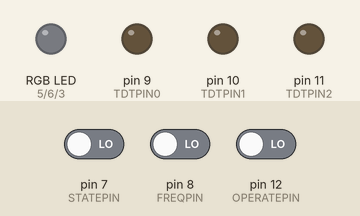
The sketch below on a simulated Arduino Uno, built with avr-gcc and run on an emulated ATmega328P. On the bench: an RGB LED mixed from three pins (HIGH = lit), output pins drawn as LEDs (lit = HIGH). Dashed ring = blinking. The test bench sets the inputs (shaded band); at power-on: pin 7 (STATEPIN) LOW, pin 8 (FREQPIN) LOW, pin 12 (OPERATEPIN) LOW.

Above: at 1.2 s.
1.3 s: pin 7 (STATEPIN) driven HIGH
At 1.55 s:
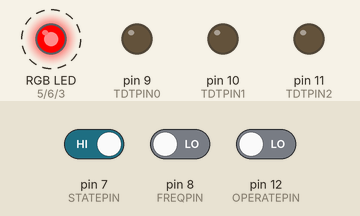
4.3 s: pin 8 (FREQPIN) driven HIGH
At 4.55 s:
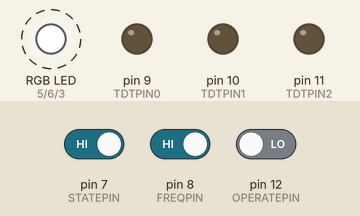
6.1 s: pin 12 (OPERATEPIN) driven HIGH
At 9.5 s:
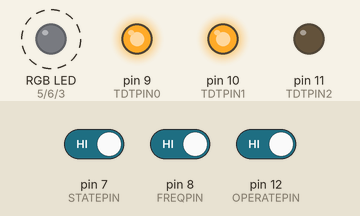
Timing chart, 0 to 61.6 s (numbered marks = the images above; inputs shaded):
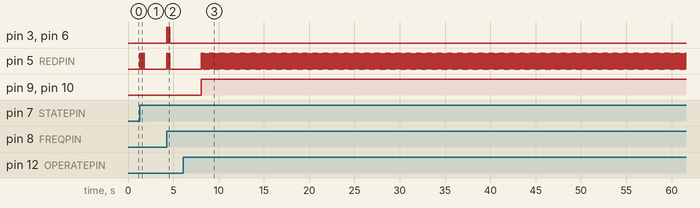

The sketch:

20210714-RGBLED-freq_mod-adv_freq.ino
```cpp
#define off 0
#define pw 1
#define cw 2
#define REDPIN 5
#define GREENPIN 6
#define BLUEPIN 3
#define FREQPIN 8 //jgshin Add
#define STATEPIN 7 //jgshin Add
#define OPERATEPIN 12 // jgshin ADD
#define TDTPIN0 9
#define TDTPIN1 10 //jgshin Add
#define TDTPIN2 11 //jgshin Add
//0h: LED off
//1h: green PW, 2h: green CW
//3h: red PW,   4h: red CW
//5h: blue PW,  6h: blue CW


//boolean bRST = false;
boolean bSTATE = false;
boolean bOPERATE = false;
boolean bFREQ = false;
int state_n = 0; // 0: Green, 1: Red, 2: Blue
int freq_n = 0; // 0: 40Hz, 1: 19Hz, 2: 9Hz, 3: 6Hz
int out_pin = GREENPIN; //Default greenpin
int frequency = 40; //Unit: Hz, it should be over 1 Hz.
int half_period_mil = 1000 / frequency / 2; // (1sec / frequency)
int half_period_micro = (1000000 / frequency / 2) % 1000;
//unsigned long period_half_int = period/2

//EXPERIMENT PARAMETERS
unsigned long active_time = 10; //Unit: sec.
int number_epoc = 360; //(Number_subexp) times ON/OFF
unsigned long resting_time = 0; //Unit: sec.

//TEST PARAMETERS
//int active_time = 1; //Unit: sec.
//int number_epoc = 3; //(Number_subexp) times ON/OFF
//int resting_time = 3; //Unit: sec.


void setup() {
  pinMode(REDPIN, OUTPUT);
  pinMode(GREENPIN, OUTPUT);
  pinMode(BLUEPIN, OUTPUT);
  pinMode(TDTPIN0, OUTPUT);
  pinMode(TDTPIN1, OUTPUT);
  pinMode(TDTPIN2, OUTPUT);
  pinMode(FREQPIN, INPUT);
  pinMode(STATEPIN, INPUT);
  pinMode(OPERATEPIN, INPUT);
  digitalWrite(REDPIN, LOW);
  digitalWrite(GREENPIN, LOW);
  digitalWrite(BLUEPIN, LOW);
}


void loop() {
  if(digitalRead(STATEPIN) == HIGH){
    if(bSTATE == false){
      bSTATE = true;
      state_n = (state_n + 1) % 3;
      stateRef();
    }
  }
  else{
    bSTATE = false;
  }

  if(digitalRead(OPERATEPIN) == HIGH){
    if(bOPERATE == false){
      bOPERATE = true;
      operationCode();
    }
  }
  else{
    bOPERATE = false;
  }

  if(digitalRead(FREQPIN) == HIGH){
    if(bFREQ == false){
      bFREQ = true;
      freq_n = (freq_n + 1) % 4;
      freqRef();
    }
  }
  else{
    bFREQ = false;
  }
}


void freqRef(){
  switch(freq_n){ // 0: 40Hz, 1: 19Hz, 2: 9Hz, 3: 6Hz
    case 0: frequency = 40; half_period_mil = (1000/frequency)/2;  half_period_micro = (1000000 / frequency / 2) % 1000; break;
    case 1: frequency = 19; half_period_mil = (1000/frequency)/2; half_period_micro = (1000000 / frequency / 2) % 1000; break;
    case 2: frequency = 9; half_period_mil = (1000/frequency)/2; half_period_micro = (1000000 / frequency / 2) % 1000; break;
    case 3: frequency = 6; half_period_mil = (1000/frequency)/2; half_period_micro = (1000000 / frequency / 2) % 1000; break;
    default: frequency = 40; half_period_mil = (1000/frequency)/2; half_period_micro = (1000000 / frequency / 2) % 1000; break;
  }


  for (int i = 0; i < freq_n+1 ; i++) {
      digitalWrite(REDPIN, HIGH);
      digitalWrite(GREENPIN, HIGH);
      digitalWrite(BLUEPIN, HIGH);
      delay(100);
      digitalWrite(REDPIN, LOW);
      digitalWrite(GREENPIN, LOW);
      digitalWrite(BLUEPIN, LOW);
      delay(100);
  }

}

void operationCode(){
  delay(2000);
  pwOp();
//  resting();
//  cwOp();
//  resting();
  endRef();
}


void pwOp2(){
  for(int epoc_i = 0; epoc_i < number_epoc; epoc_i++){
    prtOut(pw);
    for(int count = 0 ; count < active_time*frequency; count++){        // LED pulse operation 10 seconds
        digitalWrite(out_pin,HIGH);
        delay(half_period_mil);
        delayMicroseconds(half_period_micro);
        digitalWrite(out_pin,LOW);
        delay(half_period_mil);
        delayMicroseconds(half_period_micro);
    }
    prtOut(off);                              // LED off 10seconds
    delay(active_time * 1000);
  }
}


void pwOp(){
  for(int epoc_i = 0; epoc_i < number_epoc; epoc_i++){
    prtOut(pw);
    for(int count = 0 ; count < active_time*frequency; count++){
        digitalWrite(out_pin,HIGH);
        delay(half_period_mil);
        delayMicroseconds(half_period_micro);
        digitalWrite(out_pin,LOW);
        delay(half_period_mil);
        delayMicroseconds(half_period_micro);
    }
//    prtOut(off);
//    delay(active_time * 1000);
  }
}

void cwOp(){
  for(int epoc_i = 0; epoc_i < number_epoc; epoc_i++){
    prtOut(cw);
    digitalWrite(out_pin, HIGH);
    delay(active_time*1000);
    prtOut(off);
    digitalWrite(out_pin, LOW);
    delay(active_time*1000);
  }
}

void resting(){
  delay(resting_time*1000);
}


void prtOut(int state){
  if(state == pw){
    switch(state_n){
      case 0: digitalWrite(TDTPIN2, LOW); digitalWrite(TDTPIN1, LOW); digitalWrite(TDTPIN0, HIGH); break; //1h: green PW
      case 1: digitalWrite(TDTPIN2, LOW); digitalWrite(TDTPIN1, HIGH); digitalWrite(TDTPIN0, HIGH); break; //3h: red PW
      case 2: digitalWrite(TDTPIN2, HIGH); digitalWrite(TDTPIN1, LOW); digitalWrite(TDTPIN0, HIGH); break; //5h: blue PW
      default:digitalWrite(TDTPIN2, LOW); digitalWrite(TDTPIN1, LOW); digitalWrite(TDTPIN0, HIGH);  break; //1h: green PW
    }
  }
  else if (state == cw){
    switch(state_n){
      case 0: digitalWrite(TDTPIN2, LOW); digitalWrite(TDTPIN1, HIGH); digitalWrite(TDTPIN0, LOW); break; //2h: green PW
      case 1: digitalWrite(TDTPIN2, HIGH); digitalWrite(TDTPIN1, LOW); digitalWrite(TDTPIN0, LOW); break; //4h: red PW
      case 2: digitalWrite(TDTPIN2, HIGH); digitalWrite(TDTPIN1, HIGH); digitalWrite(TDTPIN0, LOW); break; //6h: blue PW
      default:digitalWrite(TDTPIN2, LOW); digitalWrite(TDTPIN1, HIGH); digitalWrite(TDTPIN0, LOW);  break; //2h: green PW
    }
  }

  else if (state == off){
    digitalWrite(TDTPIN2, LOW); digitalWrite(TDTPIN1, LOW); digitalWrite(TDTPIN0, LOW); //0h: LED off
  }

}

void stateRef(){
  switch(state_n){
    case 0: out_pin = GREENPIN;  break;
    case 1: out_pin = REDPIN;    break;
    case 2: out_pin = BLUEPIN;   break;
    default:out_pin = GREENPIN;  break;
  }


  for (int i = 0; i < 3; i++) {
    digitalWrite(out_pin, HIGH);
    delay(100);
    digitalWrite(out_pin, LOW);
    delay(100);
  }

}


void endRef(){
    for (int i = 0; i < 5; i++) {
      digitalWrite(REDPIN, HIGH);
      digitalWrite(GREENPIN, HIGH);
      digitalWrite(BLUEPIN, HIGH);
      delay(1000);
      digitalWrite(REDPIN, LOW);
      digitalWrite(GREENPIN, LOW);
      digitalWrite(BLUEPIN, LOW);
      delay(500);
    }
}


/*
void stateRef()
{
  if(state_n == 0){     //green blinking
    for (int i = 0; i < 3; i++) {
      digitalWrite(GREENPIN, HIGH);
      delay(100);
      digitalWrite(GREENPIN, LOW);
      delay(100);
    }
  }
  else if(state_n ==1){ //red blinking
    for (int i = 0; i < 4; i++) {
      digitalWrite(REDPIN, HIGH);
      delay(100);
      digitalWrite(REDPIN, LOW);
      delay(100);
    }
  }
  else if(state_n ==2){ //blue blinking
    for (int i = 0; i < 4; i++) {
      digitalWrite(BLUEPIN, HIGH);
      delay(100);
      digitalWrite(BLUEPIN, LOW);
      delay(100);
    }
  }
}
void endRef()
{
  if(state_n == 0){     //green blinking
    for (int i = 0; i < 5; i++) {
      digitalWrite(GREENPIN, HIGH);
      delay(500);
      digitalWrite(GREENPIN, LOW);
      delay(500);
    }
  }
  else if(state_n ==1){ //red blinking
    for (int i = 0; i < 5; i++) {
      digitalWrite(REDPIN, HIGH);
      delay(500);
      digitalWrite(REDPIN, LOW);
      delay(500);
    }
  }
  else if(state_n ==2){ //blue blinking
    for (int i = 0; i < 5; i++) {
      digitalWrite(BLUEPIN, HIGH);
      delay(500);
      digitalWrite(BLUEPIN, LOW);
      delay(500);
    }
  }
}
*/
/*
int count=0;
int frequency=40; //Unit: Hz, it should be over 1 Hz.
int treatment_time=10; //Unit: sec.
int count_limit=treatment_time*frequency;
int trigger_time=500; //Unit: msec.
int number_subexp=10; //(Number_subexp) times ON/OFF
int number_subexp_count=0;
void loop() {
  while(number_subexp_count<number_subexp) {
    analogWrite(TDTPIN, 0); //TDT trigger ON to mark START time
    //delay(trigger_time);
    //analogWrite(TDTPIN, 0); //TDT trigger 0.5 sec
    analogWrite(REDPIN, 255); //Red LED ON
    analogWrite(GREENPIN, 0);
    analogWrite(BLUEPIN, 0);
    delay(treatment_time*1000);
    analogWrite(REDPIN, 0); //Red LED OFF
    analogWrite(GREENPIN, 0);
    analogWrite(BLUEPIN, 0);

    //analogWrite(TDTPIN, 255); //TDT trigger ON to mark END time
    //delay(trigger_time);
    analogWrite(TDTPIN, 255); //TDT trigger 0.5 sec
    delay(treatment_time*1000);
    count=0; //counter reset
    number_subexp_count++;
  }
}
*/
```

Measured:
- after the input at 1.3 s, pin 5 (REDPIN): alternates HIGH for 0.10 s and LOW for 0.10 s, 6 changes in all, then stays LOW, starting at once
- after the input at 4.3 s, pin 3 (BLUEPIN), pin 5 (REDPIN), pin 6 (GREENPIN): alternates HIGH for 0.10 s and LOW for 0.10 s, 4 changes in all, then stays LOW, starting at once
- after the input at 6.1 s, pin 5 (REDPIN): alternates HIGH for 0.03 s and LOW for 0.03 s, starting after 2.0 s; pin 9 (TDTPIN0), pin 10 (TDTPIN1): LOW → HIGH after 2.0 s
